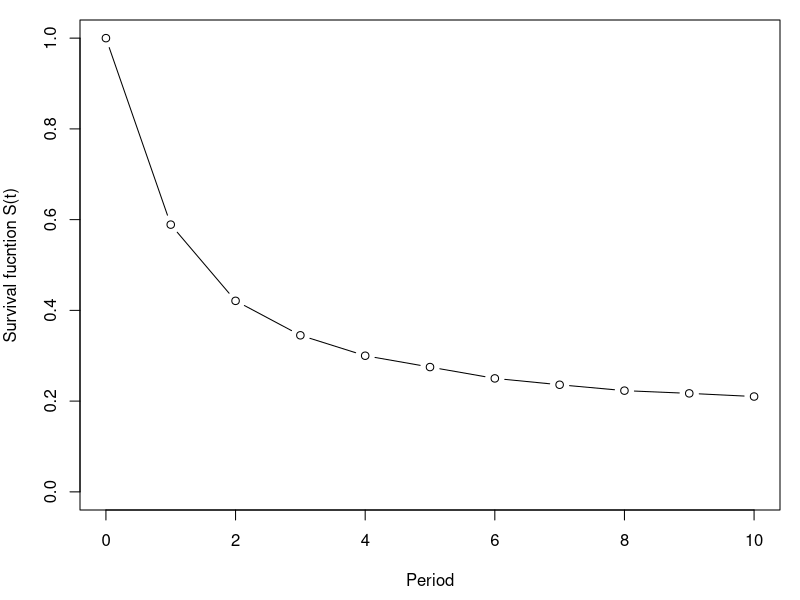
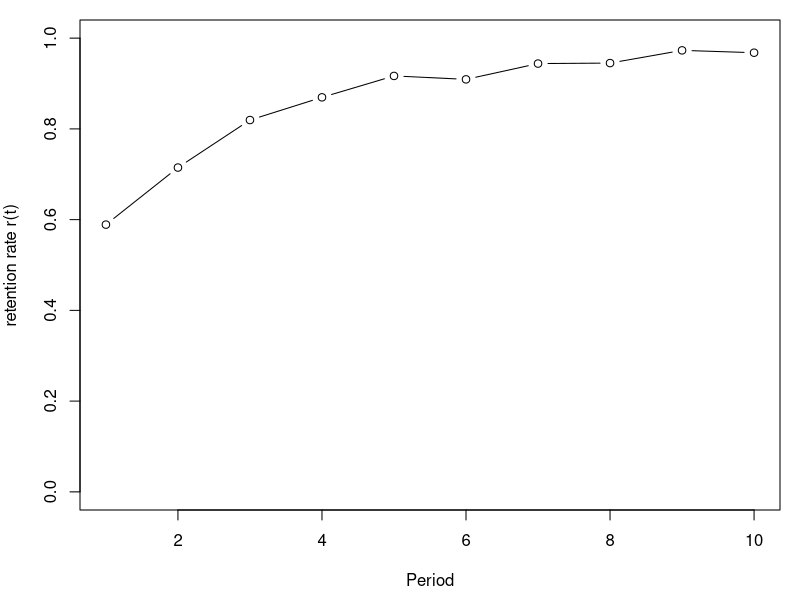
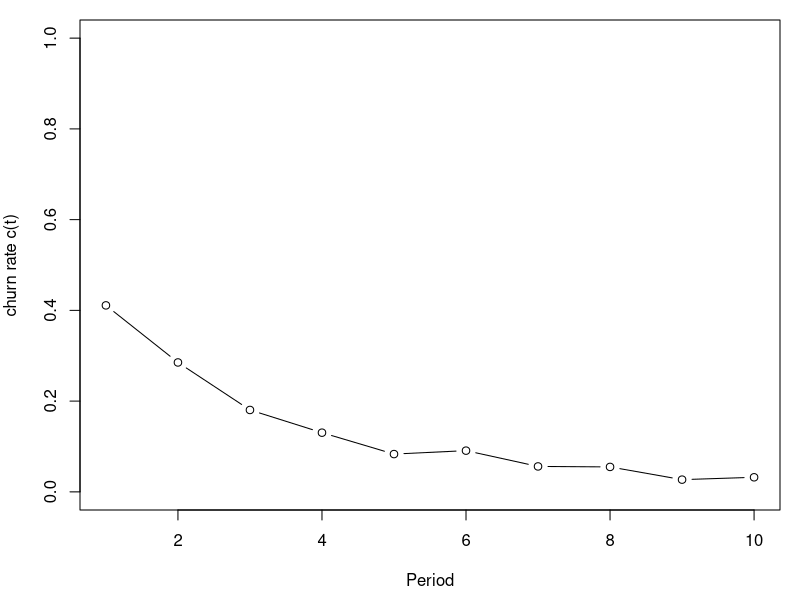
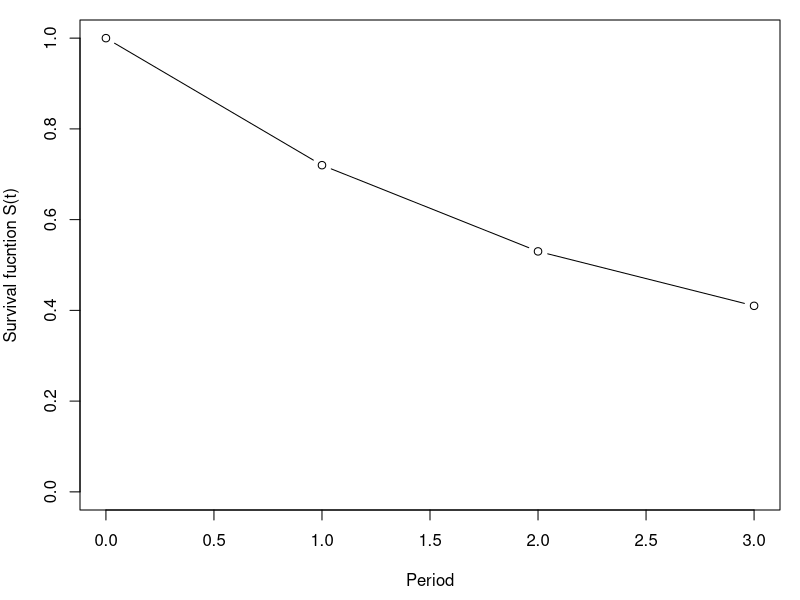
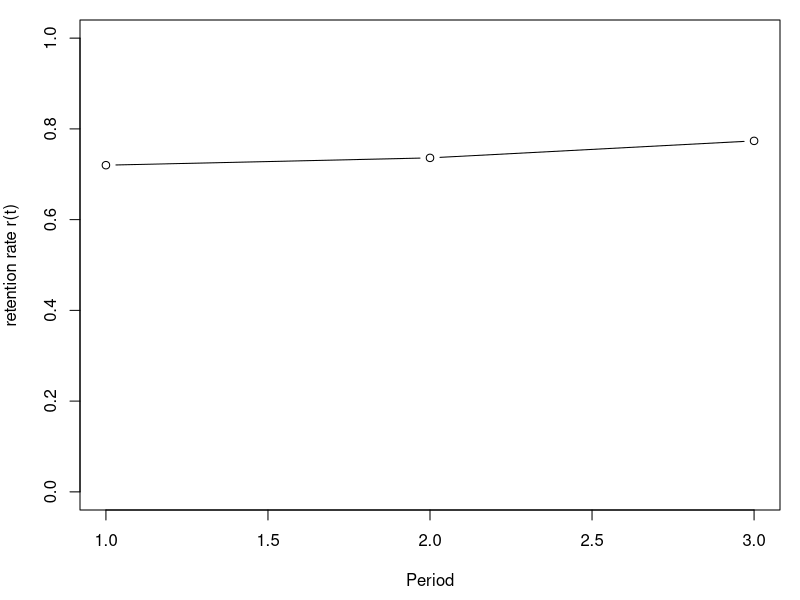
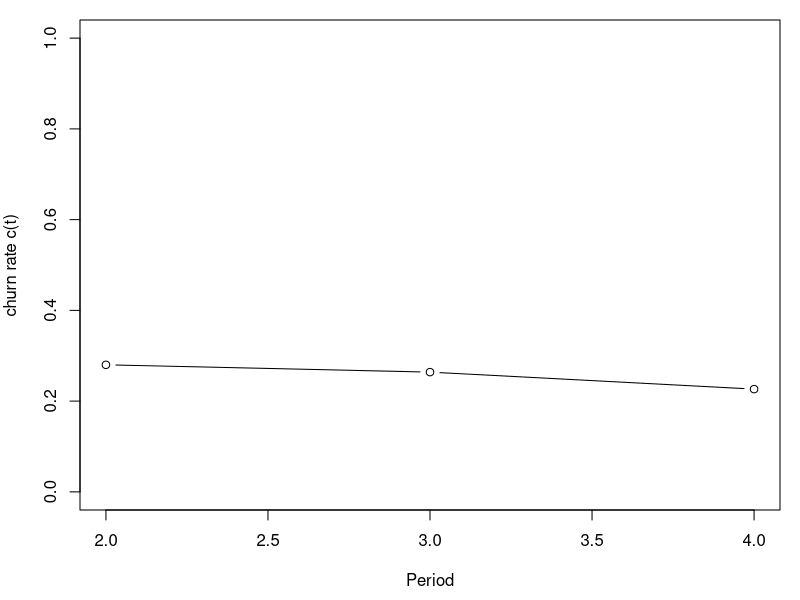

These figures' R source, in order: (Note: this script raises an error after producing the figures.)
## ---- chunk 1
rm(list=ls())
options("scipen"=100, "digits"=3, width = 150)
library(knitr)

active_cust=c(12489,
7356,
5258,
4309,
3747,
3435,
3123,
2948,
2786,
2711,
2624)
data<-cbind(0:10,active_cust)
colnames(data)<-c("Period", "Active Customers")
data
## ---- chunk 2
S<-active_cust[1:11]/active_cust[1]

data<-cbind(data, S)

data
par(mai=c(.9,.8,.2,.2))

plot(0:10, S, type="b",ylab="Survival fucntion S(t)", xlab="Period",ylim=par("yaxp")[1:2]) 
## ---- chunk 3
r<-S[2:11]/S[1:10]
data<-cbind(data, c(NA,r))
colnames(data)[[4]]<-"r"
data
par(mai=c(.9,.8,.2,.2))
plot(1:10, r, type="b",ylab="retention rate r(t)", xlab="Period",ylim=par("yaxp")[1:2]) 

## ---- chunk 4
c<-1-r
data<-cbind(data, c(NA,c))
colnames(data)[[5]]<-"c"
data
par(mai=c(.9,.8,.2,.2))
plot(1:10, c, type="b",ylab="churn rate c(t)", xlab="Period",ylim=par("yaxp")[1:2]) 
## ---- chunk 5
cust=c(100, 72,53,41)
data2<-cbind(0:3,cust)
colnames(data2)<-c("Period", "Active Customers")
data2

#survival rate
S<-cust[1:4]/cust[1]

data2<-cbind(data2, S)

data2
par(mai=c(.9,.8,.2,.2))

plot(0:3, S, type="b",ylab="Survival fucntion S(t)", xlab="Period",ylim=par("yaxp")[1:2]) 

#retention rate
r<-S[2:4]/S[1:3]
data<-cbind(data2, c(NA,r))
colnames(data)[[4]]<-"r"
data
par(mai=c(.9,.8,.2,.2))
plot(1:3, r, type="b",ylab="retention rate r(t)", xlab="Period",ylim=par("yaxp")[1:2]) 

#Churn rate
c<-1-r
data<-cbind(data2, c(NA,c))
colnames(data)[[4]]<-"c"
data
par(mai=c(.9,.8,.2,.2))
plot(2:4, c, type="b",ylab="churn rate c(t)", xlab="Period",ylim=par("yaxp")[1:2]) 




## ---- chunk 6
#retention rate
r<-S[2:4]/S[1:3]
data<-cbind(data2, c(NA,r))
colnames(data)[[4]]<-"r"
data
par(mai=c(.9,.8,.2,.2))
plot(1:10, r, type="b",ylab="retention rate r(t)", xlab="Period",ylim=par("yaxp")[1:2]) 

## ---- chunk 7
p<-0.8    # retention probability (rate) 

t<-seq(0,10)  # time period starting at 0

par(mfrow=c(1,1))
par(mai=c(.8,.8,.2,.2))
plot(t, p^t, type="b",ylab="Probability the customer has survived", xlab="Period", main="Survival function")
text(1.5, .78, " 0.8", cex=1, pos=3, col="black")
text(2.5, .62, parse(text= '.8^2'), cex=1, pos=3, col="black")
text(9.6, .16, parse(text='.8^10'), cex=1, pos=3, col="black")

## ---- chunk 8
geoCLV<-function(p,m,d){
  m*(1+d)/(1+d-p)
}
p<-0.8    # retention probability (rate) 
m<-100    # margin (profit)
d<-0.1    # discount rate

geoCLV(p,m,d)
## ---- chunk 9
t<-seq(0,10)  # time period starting at 0

m*(p/(1+d))^t # the first 10 terms of CLV

sum(m*(p/(1+d))^t)  # CLV using only the first 10 terms
## ---- chunk 10

lost<- -diff(active_cust)
active<- active_cust[-1]

loop.lik<-function(params) {
p<-params[1]
ll<-0
for (i in 1:length(lost)) {
    ll<-ll+lost[i]*(log(1-p)+(i-1)*log(p))
}
ll<-ll+active[i]*i*log(p)
return(-ll)    #return the negative of the function to maximize likelihood
} 

#find parameters for p with optim
geom<-optimize(loop.lik, c(0, 1), tol = 0.0001)

p_hat<-geom$minimum
## ---- chunk 11

par(mfrow=c(1,1))
par(mai=c(.8,.8,.2,.2))
plot(1:10,rep(p_hat,10),ylab="Retention Rate",xlab="Period",main="",ylim=c(.55,1),type="l")
lines(1:10, r, type="b",ylab="retention rate r(t)", xlab="Period",ylim=par("yaxp")[1:2]) 

text(8, .73, "predicted: geom. model", cex=1, pos=3, col="black")
text(6, .95, "actual", cex=1, pos=3, col="black")

## ---- chunk 12
S_geo=p_hat^(0:10)
plot(0:10,S_geo,ylab="Survivor function",xlab="Period",main="",ylim=c(.1,1),type="l")
lines(0:10, S, type="b",ylab="retention rate r(t)", xlab="Period",ylim=par("yaxp")[1:2]) 
text(3, .8, "predicted: geom. model", cex=1, pos=3, col="black")
text(2, .3, "actual", cex=1, pos=3, col="black")
## ---- chunk 13
N<-10000
prop<-1/3
n<- data.frame(seg1=rep(NA,10), seg2=rep(NA,10))
ret<-c(.9,.5)
n$seg1[1]<-round(N*prop)
n$seg2[1]<-round((1-prop)*N)

for(k in 2:10){
  n[k,]<-round(n[k-1,]*ret)
}

avgr<-(n$seg1*ret[1]+n$seg2*ret[2])/rowSums(n)
t=seq(1,10)

par(mfrow=c(1,2))
plot(t,avgr,ylab="retention rate",xlab="period",main="",ylim=c(.4,1),type="b", xaxt="none", lwd=3)
axis(1, seq(1,10,1))
abline(h= ret[1], lty=2, lwd=3, col="blue")
abline(h= ret[2], lty=2, lwd=3, col="red")
text(2.5, .78, "avg. ret.")
text(3, .52, "seg. 2", cex=1, pos=3, col="black")
text(3, .92, "seg. 1", cex=1, pos=3, col="black")

plot(t,n$seg2, xlab="period",main="",type="b", lwd=3, xaxt="none", col="red", ylab="Number of customers")
axis(1, seq(1,10,1))
lines(t,n$seg1, lwd=3, type="b", col="blue")
text(4, 3000, "seg. 1", cex=1, pos=3, col="black")
text(2.3, 5000, "seg. 2", cex=1, pos=3, col="black")
## ---- chunk 14
beta(1,5)
## ---- chunk 15

t=seq(1,10)
r_sBG=function(a,b,t){
    (b+t-1)/(a+b+t-1)
}
par(mfrow=c(1,1))
plot(t,r_sBG(.1,.3,t),ylab="retention rate",xlab="period",main="retention rate: shifted Beta geometric model for different parameter values",ylim=c(.65,1),type="b", xaxt="none")
points(t,r_sBG(1,3,t),type="b",col="red")
points(t,r_sBG(100,300,t),type="b",col="green")
axis(1, seq(0,10,1))
text(8, .7, "a=100,b=300", cex=1, pos=3, col="black")
text(8, .85, "a=1,b=3", cex=1, pos=3, col="black")
text(8, .94, "a=0.1,b=0.3", cex=1, pos=3, col="black")
## ---- chunk 16
set.seed(19103)
N=1000  
a<-20  
b<-80
par(mfrow=c(2,2))
for (t in 1:4){
  cust<-rbeta(N, a,b)  # draw N times from a beta distribution with parameters a and b
  par(mai=c(.7,.8,.2,.2))
  g<-hist(cust,breaks = 99,xlim = c(0,1),density = 10, main=paste("churn prob. in period", t), xlab =     expression(paste("churn probability (", theta, ")")), ylab = "number of customers",)
    text(.8,.8*par("yaxp")[2], paste("N=",round(N)),cex=1,pos=3,col="black")
    abline(v=mean(cust),col = "red", lwd = 2) # draw average churn
  b<-b+1  # Bayes update churn distribution
  N<-N*(b+t-1)/(a+b+t-1) # churners leave
}
## ---- chunk 17

loop.lik<-function(params) {
a<-params[1]
b<-params[2]
ll<-0
for (i in 1:length(lost)) {
    ll<-ll+lost[i]*log(beta(a+1,b+i-1)/beta(a,b))
}
ll<-ll+active[i]*log(beta(a,b+i)/beta(a,b))
return(-ll)    #return the negative of the function to maximize likelihood
} 

#find parameters for a and b, par=c(1,1) are the starting values
sBG<-optim(par=c(1,1),loop.lik)

a<-sBG$par[1]
b<-sBG$par[2]

#calculate retention using model parameters
t<-1:length(active)
r_pred<-r_sBG(a,b,t)

# plot actual and predicted retention rate
#rep(p_hat,10)
#t
par(mfrow=c(1,1))
plot(t,r_pred,ylab="retention rate",xlab="period",type="b", xaxt="none", ylim = c(.55,1))
lines(t,rep(p_hat,10),type="b",col="red")
lines(t,r, type="b", col="blue")
axis(1, seq(0,10,1))
legend('right',legend=c("sBG", "geo", "actual"),col=c("black","red","blue"), pch=c(1,1))


S_pred<-c(1,cumprod(r_pred)) # predicted survivor function
S_geo<-p_hat^(c(0,t))

t<-seq(0,10)
par(mfrow=c(1,1))
plot(t,S_pred,ylab="retention rate",xlab="period",type="b", xaxt="none", ylim = c(0,1))
lines(t,S_geo,type="b",col="red")
lines(t,S, type="b", col="blue")
axis(1, seq(0,10,1))
legend('right',legend=c("sBG", "geo", "actual"),col=c("black","red","blue"), pch=c(1,1))


## ---- chunk 18

t<-seq(1,200) # time periods
r_pred<-r_sBG(a,b,t) # predicted retention rate
S_pred<-c(1,cumprod(r_pred)[1:199]) # predicted survivor function

dis<-1/(1+d)^(t-1) # discount factor, first term is present so no discounting

CLV_sBG<-sum(m*S_pred*dis) # the sum of margin x survivor x discount factor

CLV_sBG

geo<-geoCLV(p_hat,m,d) # use that estimate in the geometric CLV model
geo
## ---- chunk 19

tau<-4

t<-seq(1,tau+200)
r_pred<-r_sBG(a,b,t)
S_pred<-cumprod(r_pred)

S_shift<- S_pred[(tau+1):length(S_pred)]  # survival function from tau + 1 until T

dis<-1/(1+d)^(t(1:200)-1) # discount rate

RLV_sBG<-sum(m*S_shift/S_pred[tau]*dis)  # sum of margin x S(tau + t)/ S(tau) x discount

RLV_sBG
## ---- chunk 20
RLV_geo<-m*p_hat*(1+d)/(1+d-p_hat)
RLV_geo
